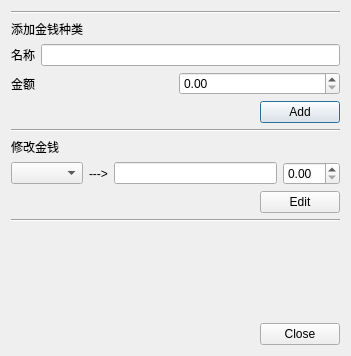
<?xml version="1.0" encoding="UTF-8"?>
<ui version="4.0">
 <class>MoneyDialog</class>
 <widget class="QDialog" name="MoneyDialog">
  <property name="geometry">
   <rect>
    <x>0</x>
    <y>0</y>
    <width>351</width>
    <height>356</height>
   </rect>
  </property>
  <property name="windowTitle">
   <string>Dialog</string>
  </property>
  <layout class="QVBoxLayout" name="verticalLayout_2">
   <item>
    <layout class="QVBoxLayout" name="verticalLayout"/>
   </item>
   <item>
    <widget class="Line" name="line">
     <property name="orientation">
      <enum>Qt::Horizontal</enum>
     </property>
    </widget>
   </item>
   <item>
    <widget class="QLabel" name="label">
     <property name="text">
      <string>添加金钱种类</string>
     </property>
    </widget>
   </item>
   <item>
    <layout class="QHBoxLayout" name="horizontalLayout">
     <item>
      <widget class="QLabel" name="label_2">
       <property name="text">
        <string>名称</string>
       </property>
       <property name="buddy">
        <cstring>newMoneyLineEdit</cstring>
       </property>
      </widget>
     </item>
     <item>
      <widget class="QLineEdit" name="newMoneyLineEdit"/>
     </item>
    </layout>
   </item>
   <item>
    <layout class="QHBoxLayout" name="horizontalLayout_2">
     <item>
      <widget class="QLabel" name="label_3">
       <property name="text">
        <string>金额</string>
       </property>
       <property name="buddy">
        <cstring>newMoneyDoubleSpinBox</cstring>
       </property>
      </widget>
     </item>
     <item>
      <widget class="QDoubleSpinBox" name="newMoneyDoubleSpinBox"/>
     </item>
    </layout>
   </item>
   <item>
    <layout class="QHBoxLayout" name="horizontalLayout_3">
     <item>
      <spacer name="horizontalSpacer">
       <property name="orientation">
        <enum>Qt::Horizontal</enum>
       </property>
       <property name="sizeHint" stdset="0">
        <size>
         <width>40</width>
         <height>20</height>
        </size>
       </property>
      </spacer>
     </item>
     <item>
      <widget class="QPushButton" name="addPushButton">
       <property name="text">
        <string>Add</string>
       </property>
      </widget>
     </item>
    </layout>
   </item>
   <item>
    <widget class="Line" name="line_2">
     <property name="orientation">
      <enum>Qt::Horizontal</enum>
     </property>
    </widget>
   </item>
   <item>
    <widget class="QLabel" name="label_4">
     <property name="text">
      <string>修改金钱</string>
     </property>
    </widget>
   </item>
   <item>
    <layout class="QHBoxLayout" name="horizontalLayout_4">
     <item>
      <widget class="QComboBox" name="moneyComboBox"/>
     </item>
     <item>
      <widget class="QLabel" name="label_5">
       <property name="text">
        <string>---&gt;</string>
       </property>
      </widget>
     </item>
     <item>
      <widget class="QLineEdit" name="moneyLineEdit"/>
     </item>
     <item>
      <widget class="QDoubleSpinBox" name="moneyDoubleSpinBox"/>
     </item>
    </layout>
   </item>
   <item>
    <layout class="QHBoxLayout" name="horizontalLayout_5">
     <item>
      <spacer name="horizontalSpacer_2">
       <property name="orientation">
        <enum>Qt::Horizontal</enum>
       </property>
       <property name="sizeHint" stdset="0">
        <size>
         <width>40</width>
         <height>20</height>
        </size>
       </property>
      </spacer>
     </item>
     <item>
      <widget class="QPushButton" name="editPushButton">
       <property name="text">
        <string>Edit</string>
       </property>
      </widget>
     </item>
    </layout>
   </item>
   <item>
    <widget class="Line" name="line_3">
     <property name="orientation">
      <enum>Qt::Horizontal</enum>
     </property>
    </widget>
   </item>
   <item>
    <spacer name="verticalSpacer">
     <property name="orientation">
      <enum>Qt::Vertical</enum>
     </property>
     <property name="sizeHint" stdset="0">
      <size>
       <width>20</width>
       <height>74</height>
      </size>
     </property>
    </spacer>
   </item>
   <item>
    <layout class="QHBoxLayout" name="horizontalLayout_6">
     <item>
      <spacer name="horizontalSpacer_3">
       <property name="orientation">
        <enum>Qt::Horizontal</enum>
       </property>
       <property name="sizeHint" stdset="0">
        <size>
         <width>40</width>
         <height>20</height>
        </size>
       </property>
      </spacer>
     </item>
     <item>
      <widget class="QPushButton" name="closePushButton">
       <property name="text">
        <string>Close</string>
       </property>
      </widget>
     </item>
    </layout>
   </item>
  </layout>
 </widget>
 <resources/>
 <connections/>
</ui>
